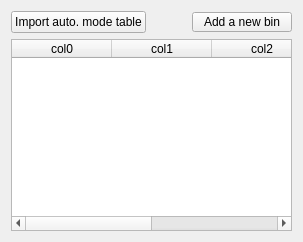
           <widget class="QWidget" name="tab_2">
            <attribute name="title">
             <string>Manual</string>
            </attribute>
            <layout class="QVBoxLayout" name="verticalLayout_4">
             <item>
              <layout class="QHBoxLayout" name="horizontalLayout_8">
               <item>
                <widget class="QPushButton" name="bin_import_auto_mode_table_button">
                 <property name="text">
                  <string>Import auto. mode table</string>
                 </property>
                </widget>
               </item>
               <item>
                <spacer name="horizontalSpacer_9">
                 <property name="orientation">
                  <enum>Qt::Horizontal</enum>
                 </property>
                 <property name="sizeHint" stdset="0">
                  <size>
                   <width>40</width>
                   <height>20</height>
                  </size>
                 </property>
                </spacer>
               </item>
               <item>
                <widget class="QPushButton" name="bin_manual_add_pushButton">
                 <property name="minimumSize">
                  <size>
                   <width>100</width>
                   <height>20</height>
                  </size>
                 </property>
                 <property name="maximumSize">
                  <size>
                   <width>100</width>
                   <height>20</height>
                  </size>
                 </property>
                 <property name="text">
                  <string>Add a new bin</string>
                 </property>
                </widget>
               </item>
              </layout>
             </item>
             <item>
              <widget class="QTableWidget" name="bin_manual_tableWidget">
               <property name="contextMenuPolicy">
                <enum>Qt::CustomContextMenu</enum>
               </property>
               <property name="selectionMode">
                <enum>QAbstractItemView::SingleSelection</enum>
               </property>
               <property name="selectionBehavior">
                <enum>QAbstractItemView::SelectRows</enum>
               </property>
               <attribute name="verticalHeaderVisible">
                <bool>false</bool>
               </attribute>
               <column>
                <property name="text">
                 <string>col0</string>
                </property>
               </column>
               <column>
                <property name="text">
                 <string>col1</string>
                </property>
               </column>
               <column>
                <property name="text">
                 <string>col2</string>
                </property>
               </column>
               <column>
                <property name="text">
                 <string>col3</string>
                </property>
               </column>
              </widget>
             </item>
            </layout>
           </widget>
